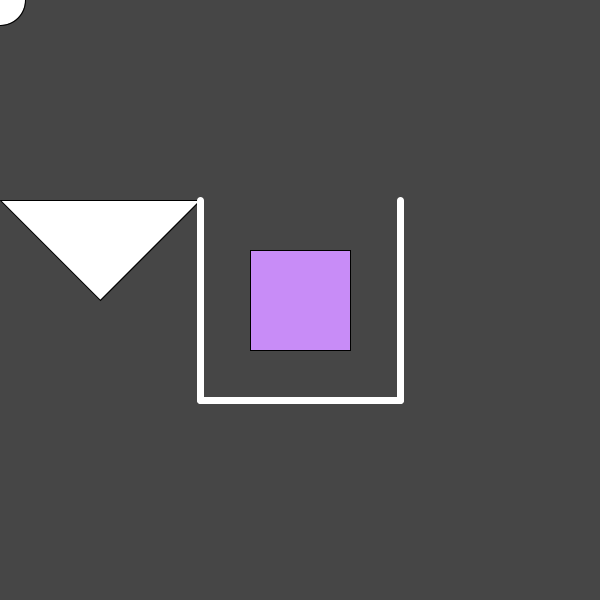
Frame 1 (no input)
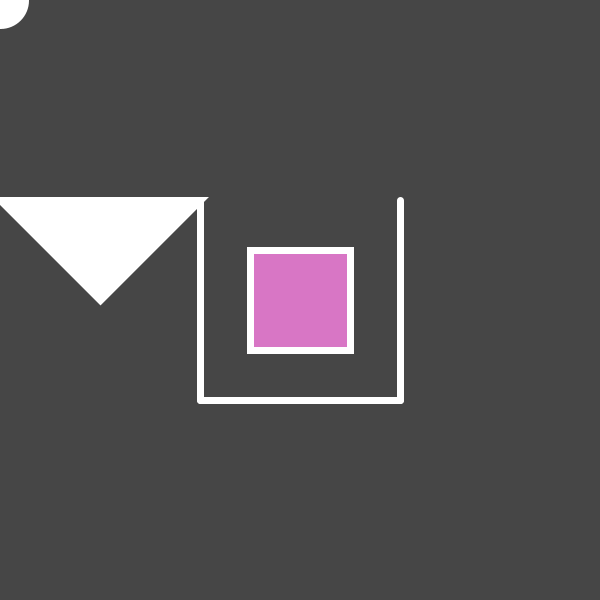
Frame 60 (the mouse pressed at the canvas centre just before this capture)
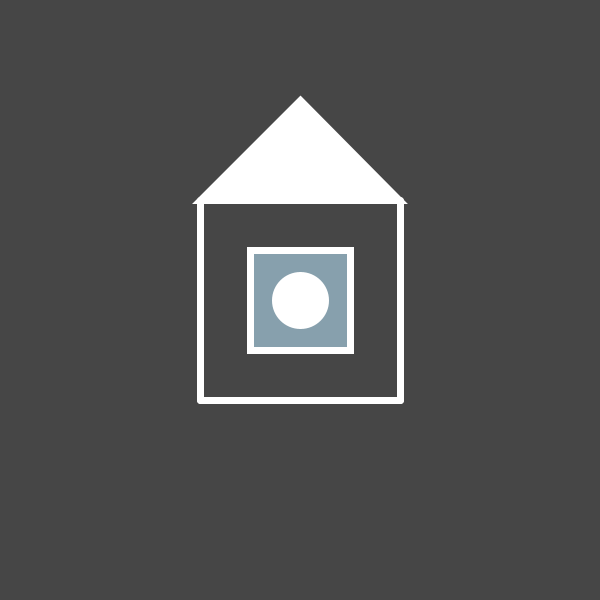
Frame 120 (the mouse held since frame 60 and released just before this capture)

The Processing sketch that drew these frames (run headless with seeded random() and noise(); from frame 60 on, the mouse is pressed at the canvas centre):

// Processing sketch: processing_98006
// ── processing_98006.pde



//Variable for radians!
int deg;


void setup() {
  size(600, 600);
}

void draw() {
  background(70);
  if (mouseX>250 && mouseX<350 && mouseY>250 && mouseY<350 && deg<180) {
    deg+=6;
  }

  if ((mouseX<250 || mouseX>350 || mouseY<250 || mouseY>350) && deg>0) {
    deg-=6;
  }

  //Anitmate!
  pushMatrix();
  translate(200, 200);
  rotate(radians(deg));
  fill(255);
  triangle(0, 0, -100, 100, -200, 0);
  popMatrix();


  //Target box!
  rectMode(CENTER);
  fill(random(100, 255), random(100, 255), random(100, 255));
  rect(300, 300, 100, 100);

  //Ball
  ellipseMode(CENTER);
  fill(255);
  ellipse(mouseX, mouseY, 50, 50);

  //Ball's home!
  rectMode(CENTER);
  stroke(255);
  strokeWeight(7);
  noFill();
  line(200, 200, 200, 400);
  line(400, 200, 400, 400);
  line(200, 400, 400, 400);
}
